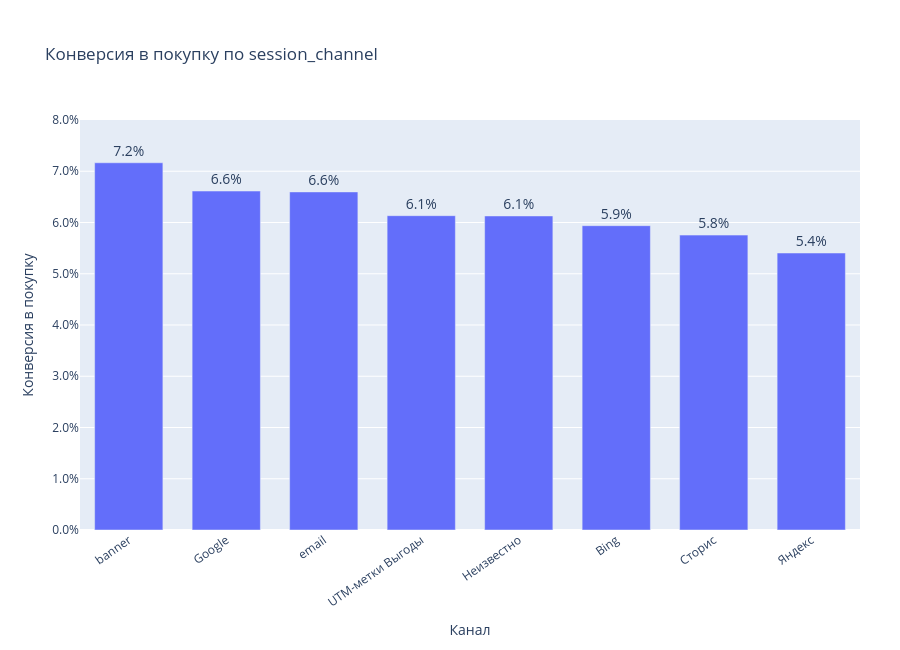

Notebook cell for this chart:
### Code cell
fig = px.bar(
    channel_conversion,
    x='session_channel',
    y='conversion_to_purchase',
    title='Конверсия в покупку по session_channel',
    labels={
        'session_channel': 'Канал',
        'conversion_to_purchase': 'Конверсия в покупку'
    },
    text='conversion_to_purchase'
)

fig.update_yaxes(tickformat='.1%', range=[0, 0.08])

fig.update_traces(
    texttemplate='%{text:.1%}',
    textposition='outside',
    textfont_size=14,
    width=0.7
)

fig.update_layout(
    height=650,
    xaxis_tickangle=-35,
    uniformtext_minsize=10,
    uniformtext_mode='hide',
    margin=dict(t=120, b=120, l=80, r=40)
)

fig.show()

### Figure 1 — Plotly figure (JSON) as saved in the notebook; plotly's stock layout.template omitted (floating-point values rounded to 4 significant figures)
{"data": [{"hovertemplate": "Канал=%{x}<br>Конверсия в покупку=%{text}<extra></extra>", "legendgroup": "", "marker": {"color": "#636efa", "pattern": {"shape": ""}}, "name": "", "orientation": "v", "showlegend": false, "text": [0.07165, 0.06613, 0.06597, 0.06133, 0.06128, 0.05938, 0.05754, 0.05405], "textposition": "outside", "x": ["banner", "Google", "email", "UTM-метки Выгоды", "Неизвестно", "Bing", "Сторис", "Яндекс"], "xaxis": "x", "y": [0.07165, 0.06613, 0.06597, 0.06133, 0.06128, 0.05938, 0.05754, 0.05405], "yaxis": "y", "type": "bar", "textfont": {"size": 14}, "texttemplate": "%{text:.1%}", "width": 0.7}], "layout": {"xaxis": {"anchor": "y", "domain": [0.0, 1.0], "title": {"text": "Канал"}, "tickangle": -35}, "yaxis": {"anchor": "x", "domain": [0.0, 1.0], "title": {"text": "Конверсия в покупку"}, "tickformat": ".1%", "range": [0, 0.08]}, "legend": {"tracegroupgap": 0}, "title": {"text": "Конверсия в покупку по session_channel"}, "barmode": "relative", "uniformtext": {"minsize": 10, "mode": "hide"}, "margin": {"t": 120, "b": 120, "l": 80, "r": 40}, "height": 650}}
